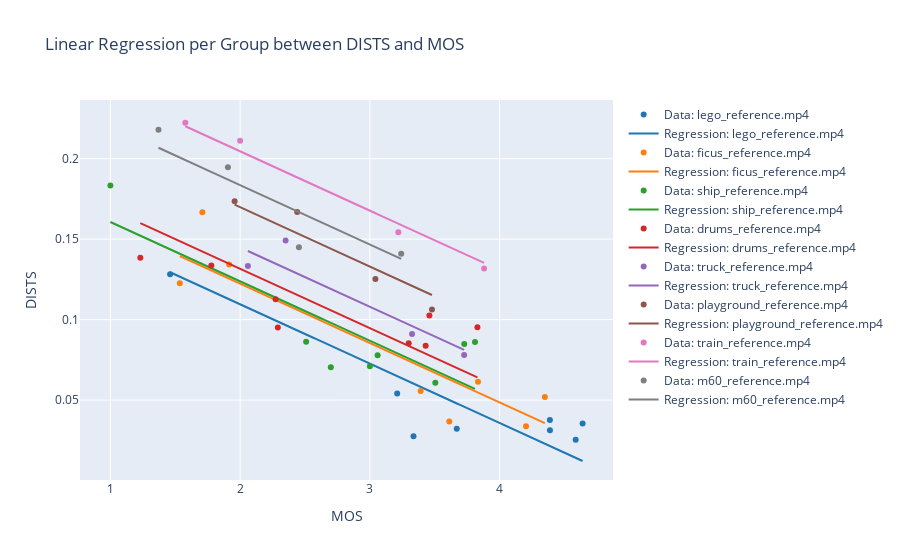
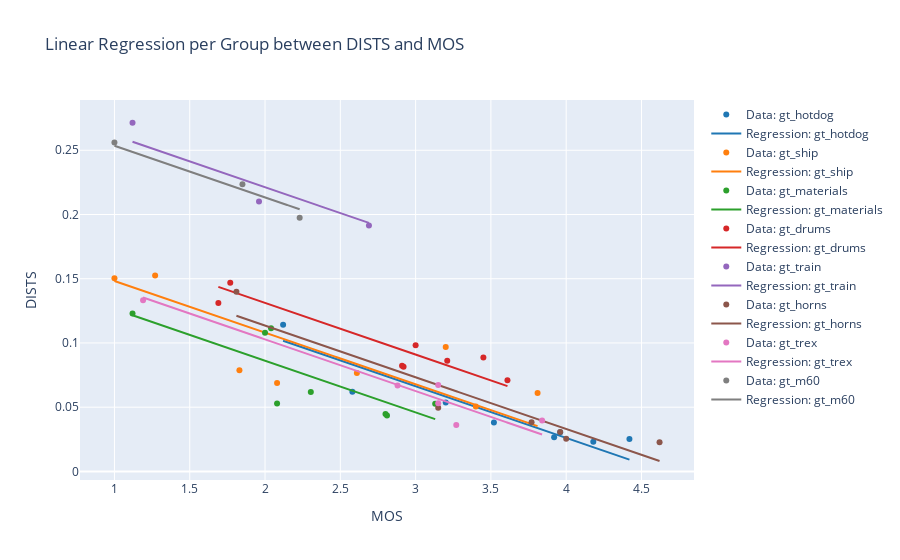

Notebook code cell kept with these figures, in order:
### Code cell
def plot_dists_mos_with_group_regression(df, y_col='DISTS', group_col='reference_filename'):
    # Define a list of colors for the groups
    colors = [
        '#1f77b4',  # Mutated blue
        '#ff7f0e',  # Safety orange
        '#2ca02c',  # Cooked asparagus green
        '#d62728',  # Brick red
        '#9467bd',  # Muted purple
        '#8c564b',  # Chestnut brown
        '#e377c2',  # Raspberry yogurt pink
        '#7f7f7f',  # Middle gray
        '#bcbd22',  # Curry yellow-green
        '#17becf'   # Blue-teal
    ]

    def linear_func(x, a, b):
        return a + b * x

    # Plotting
    fig = go.Figure()

    unique_groups = df[group_col].unique()
    b = []
    for i, group in enumerate(unique_groups):
        group_df = df[df[group_col] == group]
        group_x = group_df['MOS']
        group_y = group_df[y_col]
        # Fit the model for each group
        params, params_covariance = curve_fit(linear_func, group_x, group_y)
        b.append(params[1])

    b_ave = np.mean(b)
    biases = []
        
    for i, group in enumerate(unique_groups):
        group_df = df[df[group_col] == group]
        group_x = group_df['MOS']
        group_y = group_df[y_col]
        
        # Predict using the fitted model for the group
        x_range = np.linspace(min(group_x), max(group_x), 400)
        a = np.mean(group_y.values - group_x.values * b_ave)
        y_pred = linear_func(x_range, a, b_ave)

        biases.append(a)

        
        # Ensure we use a unique color for each group, cycling through the colors list if necessary
        color = colors[i % len(colors)]
        
        # Data points for the group
        fig.add_trace(go.Scatter(x=group_x, y=group_y, mode='markers', name=f'Data: {group}', marker_color=color))
        
        # Regression line for the group
        fig.add_trace(go.Scatter(x=x_range, y=y_pred, mode='lines', name=f'Regression: {group}', line=dict(color=color)))

    fig.update_layout(title=f'Linear Regression per Group between {y_col} and MOS',
                      xaxis_title='MOS',
                      yaxis_title=y_col)
    
    df = pd.DataFrame({
        group_col: unique_groups,
        'bias': biases
    })
    return fig, df

display(plot_dists_mos_with_group_regression(scores_df, 'DISTS')[0])
display(plot_dists_mos_with_group_regression(train_df, 'DISTS', 'referenced_filename')[0])

### Figure 1 — Plotly figure (JSON) as saved in the notebook; plotly's stock layout.template omitted (floating-point values rounded to 4 significant figures; data arrays with more than 128 entries replaced by an {"elided": "..."} marker saying what was removed)
{"data": [{"marker": {"color": "#1f77b4"}, "mode": "markers", "name": "Data: lego_reference.mp4", "type": "scatter", "x": [4.64, 4.586, 4.387, 3.67, 3.336, 4.388, 3.211, 1.46], "y": [0.0355, 0.02529, 0.03768, 0.03212, 0.02749, 0.0312, 0.05412, 0.1281]}, {"line": {"color": "#1f77b4"}, "mode": "lines", "name": "Regression: lego_reference.mp4", "type": "scatter", "x": {"elided": "400 float values"}, "y": {"elided": "400 float values"}}, {"marker": {"color": "#ff7f0e"}, "mode": "markers", "name": "Data: ficus_reference.mp4", "type": "scatter", "x": [4.349, 4.204, 3.833, 3.612, 1.535, 3.391, 1.709, 1.915], "y": [0.05196, 0.03365, 0.06137, 0.03675, 0.1226, 0.05561, 0.1666, 0.1343]}, {"line": {"color": "#ff7f0e"}, "mode": "lines", "name": "Regression: ficus_reference.mp4", "type": "scatter", "x": {"elided": "400 float values"}, "y": {"elided": "400 float values"}}, {"marker": {"color": "#2ca02c"}, "mode": "markers", "name": "Data: ship_reference.mp4", "type": "scatter", "x": [3.727, 3.81, 3.504, 3, 3.06, 2.699, 1, 2.509], "y": [0.08487, 0.08612, 0.06071, 0.07101, 0.07778, 0.07031, 0.1834, 0.08624]}, {"line": {"color": "#2ca02c"}, "mode": "lines", "name": "Regression: ship_reference.mp4", "type": "scatter", "x": {"elided": "400 float values"}, "y": {"elided": "400 float values"}}, {"marker": {"color": "#d62728"}, "mode": "markers", "name": "Data: drums_reference.mp4", "type": "scatter", "x": [3.43, 3.829, 3.459, 3.299, 1.231, 2.273, 2.291, 1.778], "y": [0.08374, 0.09528, 0.1026, 0.08533, 0.1384, 0.1127, 0.09509, 0.1336]}, {"line": {"color": "#d62728"}, "mode": "lines", "name": "Regression: drums_reference.mp4", "type": "scatter", "x": {"elided": "400 float values"}, "y": {"elided": "400 float values"}}, {"marker": {"color": "#9467bd"}, "mode": "markers", "name": "Data: truck_reference.mp4", "type": "scatter", "x": [3.727, 3.325, 2.06, 2.35], "y": [0.07802, 0.09111, 0.1333, 0.1492]}, {"line": {"color": "#9467bd"}, "mode": "lines", "name": "Regression: truck_reference.mp4", "type": "scatter", "x": {"elided": "400 float values"}, "y": {"elided": "400 float values"}}, {"marker": {"color": "#8c564b"}, "mode": "markers", "name": "Data: playground_reference.mp4", "type": "scatter", "x": [3.479, 3.043, 2.44, 1.957], "y": [0.1062, 0.1252, 0.1668, 0.1735]}, {"line": {"color": "#8c564b"}, "mode": "lines", "name": "Regression: playground_reference.mp4", "type": "scatter", "x": {"elided": "400 float values"}, "y": {"elided": "400 float values"}}, {"marker": {"color": "#e377c2"}, "mode": "markers", "name": "Data: train_reference.mp4", "type": "scatter", "x": [3.88, 3.219, 2, 1.578], "y": [0.1318, 0.1542, 0.2112, 0.2223]}, {"line": {"color": "#e377c2"}, "mode": "lines", "name": "Regression: train_reference.mp4", "type": "scatter", "x": {"elided": "400 float values"}, "y": {"elided": "400 float values"}}, {"marker": {"color": "#7f7f7f"}, "mode": "markers", "name": "Data: m60_reference.mp4", "type": "scatter", "x": [3.241, 2.453, 1.906, 1.371], "y": [0.1409, 0.145, 0.1947, 0.2179]}, {"line": {"color": "#7f7f7f"}, "mode": "lines", "name": "Regression: m60_reference.mp4", "type": "scatter", "x": {"elided": "400 float values"}, "y": {"elided": "400 float values"}}], "layout": {"title": {"text": "Linear Regression per Group between DISTS and MOS"}, "xaxis": {"title": {"text": "MOS"}}, "yaxis": {"title": {"text": "DISTS"}}}}

### Figure 2 — Plotly figure (JSON) as saved in the notebook; plotly's stock layout.template omitted (floating-point values rounded to 4 significant figures; data arrays with more than 128 entries replaced by an {"elided": "..."} marker saying what was removed)
{"data": [{"marker": {"color": "#1f77b4"}, "mode": "markers", "name": "Data: gt_hotdog", "type": "scatter", "x": [4.42, 2.58, 4.18, 3.2, 2.12, 3.92, 3.52, 3.96], "y": [0.02518, 0.062, 0.0231, 0.05372, 0.1142, 0.02659, 0.03812, 0.03049]}, {"line": {"color": "#1f77b4"}, "mode": "lines", "name": "Regression: gt_hotdog", "type": "scatter", "x": {"elided": "400 float values"}, "y": {"elided": "400 float values"}}, {"marker": {"color": "#ff7f0e"}, "mode": "markers", "name": "Data: gt_ship", "type": "scatter", "x": [3.81, 1, 2.61, 3.2, 1.27, 2.08, 1.83, 3.4], "y": [0.06114, 0.1504, 0.07659, 0.09683, 0.1525, 0.0689, 0.07882, 0.05048]}, {"line": {"color": "#ff7f0e"}, "mode": "lines", "name": "Regression: gt_ship", "type": "scatter", "x": {"elided": "400 float values"}, "y": {"elided": "400 float values"}}, {"marker": {"color": "#2ca02c"}, "mode": "markers", "name": "Data: gt_materials", "type": "scatter", "x": [2.81, 1.12, 3.13, 2.04, 2, 2.08, 2.304, 2.8], "y": [0.04347, 0.1228, 0.05262, 0.1114, 0.1079, 0.0528, 0.06181, 0.04461]}, {"line": {"color": "#2ca02c"}, "mode": "lines", "name": "Regression: gt_materials", "type": "scatter", "x": {"elided": "400 float values"}, "y": {"elided": "400 float values"}}, {"marker": {"color": "#d62728"}, "mode": "markers", "name": "Data: gt_drums", "type": "scatter", "x": [2.92, 1.769, 3.61, 3, 1.69, 3.45, 2.91, 3.21], "y": [0.08154, 0.1468, 0.07093, 0.09822, 0.1311, 0.0886, 0.08231, 0.08622]}, {"line": {"color": "#d62728"}, "mode": "lines", "name": "Regression: gt_drums", "type": "scatter", "x": {"elided": "400 float values"}, "y": {"elided": "400 float values"}}, {"marker": {"color": "#9467bd"}, "mode": "markers", "name": "Data: gt_train", "type": "scatter", "x": [2.69, 1.96, 1.12], "y": [0.1914, 0.2102, 0.2714]}, {"line": {"color": "#9467bd"}, "mode": "lines", "name": "Regression: gt_train", "type": "scatter", "x": {"elided": "400 float values"}, "y": {"elided": "400 float values"}}, {"marker": {"color": "#8c564b"}, "mode": "markers", "name": "Data: gt_horns", "type": "scatter", "x": [4.62, 1.81, 4, 3.96, 3.15, 3.77], "y": [0.02276, 0.1398, 0.02537, 0.03069, 0.04952, 0.03836]}, {"line": {"color": "#8c564b"}, "mode": "lines", "name": "Regression: gt_horns", "type": "scatter", "x": {"elided": "400 float values"}, "y": {"elided": "400 float values"}}, {"marker": {"color": "#e377c2"}, "mode": "markers", "name": "Data: gt_trex", "type": "scatter", "x": [3.84, 1.19, 3.27, 3.15, 2.88, 3.15], "y": [0.03968, 0.1333, 0.03622, 0.0673, 0.06687, 0.05301]}, {"line": {"color": "#e377c2"}, "mode": "lines", "name": "Regression: gt_trex", "type": "scatter", "x": {"elided": "400 float values"}, "y": {"elided": "400 float values"}}, {"marker": {"color": "#7f7f7f"}, "mode": "markers", "name": "Data: gt_m60", "type": "scatter", "x": [2.23, 1, 1.85], "y": [0.1975, 0.256, 0.2235]}, {"line": {"color": "#7f7f7f"}, "mode": "lines", "name": "Regression: gt_m60", "type": "scatter", "x": {"elided": "400 float values"}, "y": {"elided": "400 float values"}}], "layout": {"title": {"text": "Linear Regression per Group between DISTS and MOS"}, "xaxis": {"title": {"text": "MOS"}}, "yaxis": {"title": {"text": "DISTS"}}}}
